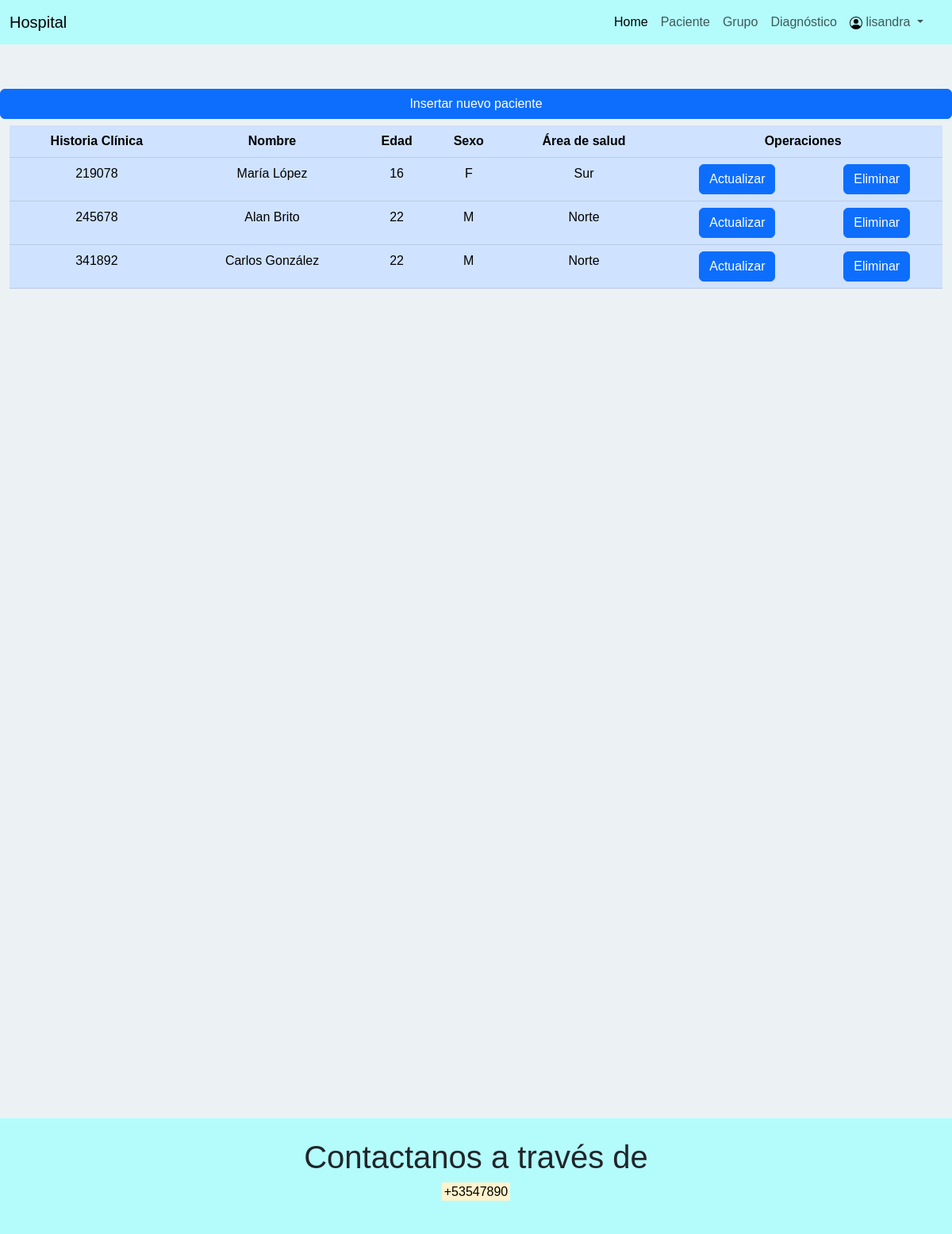
/Hospital/pacientes/ (signed in), run on the app's committed database.
### pacientes/models.py (models this page shows, shortened)
class Paciente(models.Model):
    class Tratamiento(models.TextChoices):
        medico = "Medico", _("Medico")
        alta = "Alta", _("Alta")
        estudio = "Estudio", _("Estudio")
        quirurgico = "Quirurgico", _("Quirurgico")
        urgencia = "Urgencia", _("Urgencia")
    class Sexo(models.TextChoices):
        masculino = "M", _("M")
        femenino = "F", _("F")
        otro = "Otro", _("Otro")
    historia = models.CharField(max_length=6, unique=True)
    ci = models.CharField(max_length=11, unique=True)
    nombre = models.CharField(max_length=30)
    apellidos = models.CharField(max_length=30)
    edad = models.PositiveIntegerField()
    sexo = models.CharField(max_length=10, choices=Sexo)
    direccion = models.CharField(max_length=60, blank=True)
    area_de_salud = models.CharField(max_length=20)
    descripcion = models.TextField(max_length=255, blank=True, null=True)
    class Meta:
        db_table = 'Paciente'
        verbose_name = 'paciente'
        verbose_name_plural = 'pacientes'
        ordering = ['historia']
        permissions = (("es_secretaria", "Puede administrar"),)

### pacientes/views.py (the view)
# urls.py: path('Hospital/pacientes/', views.ListarPacientes.as_view(), name='pacientes_lista'),
class ListarPacientes(ListView, LoginRequiredMixin):
    model = Paciente
    template_name = "pacientes/lista.html"
    login_url = "/login/"
    redirect_field_name = "login"

### pacientes/templates/pacientes/lista.html (shortened to what this page needs)
{% extends 'base.html' %}
{% load static %}
{% block content %}
<div class="row justify-content-center align-items-center pt-2">
    <a class="btn btn-primary" href="{% url 'crear_paciente' %}" role="button">Insertar nuevo paciente</a>
    {% if object_list %}
    <div class="table-responsive-sm w-100 pt-2">
        <table class="table table-primary text-sm-center">
            <thead>
                <tr>
                    <th scope="col">Historia Clínica</th>
                    <th scope="col">Nombre</th>
                    <th scope="col">Edad</th>
                    <th scope="col">Sexo</th>
                    <th scope="col">Área de salud</th>
                    <th scope="col" colspan="2">Operaciones</th>
                </tr>
            </thead>
            <tbody>
                {% for paciente in object_list %}
                <tr>
                    <td scope="row">{{paciente.historia}}</td>
                    <td scope="row">{{paciente.nombre}} {{paciente.apellidos}}</td>
                    <td scope="row">{{paciente.edad}}</td>
                    <td scope="row">{{paciente.sexo}}</td>
                    <td scope="row">{{paciente.area_de_salud}}</td>
                    <td scope="row">
                        <a class="btn btn-primary" href="{% url 'actualizar_paciente' pk=paciente.id %}"
                            role="button">Actualizar</a>
                    </td>
                    <td scope="row">
                        <a class="btn btn-primary" href="{% url 'eliminar_paciente' pk=paciente.id %}"
                            role="button">Eliminar</a>
                    </td>
                </tr>
                {% endfor %}
            </tbody>
        </table>
    </div>
    {% else %}
    <p class="pt-2 text-sm-center">No hay pacientes registrados</p>
    {% endif %}
</div>
{% endblock content %}

### gestion/templates/base.html (shortened to what this page needs)
<!DOCTYPE html>
<html lang="en">
<head>
    {% load static %}
    <link rel="stylesheet" href="{% static 'css/sweetalert2/sweetalert2.min.css' %}">
    <link rel="stylesheet" href="{% static 'css/bootstrap/bootstrap.min.css' %}">
    <link rel="stylesheet" href="{% static 'css/style.css' %}">
</head>
<body>
    <header>
        <nav class="navbar navbar-expand-lg">
            <div class="container-fluid">
                <a class="navbar-brand" href="#">Hospital</a>
                <div class="offcanvas offcanvas-end" tabindex="-1" id="offcanvasNavbar"
                    aria-labelledby="offcanvasNavbarLabel">
                    <div class="offcanvas-body">
                        <ul class="navbar-nav justify-content-end flex-grow-1 pe-3">
                            <li class="nav-item">
                                <a class="nav-link active" aria-current="page" href="{% url 'home' %}">Home</a>
                            </li>
                            <li class="nav-item">
                                <a class="nav-link" href="{% url 'pacientes_lista' %}">Paciente</a>
                            </li>
                            <li class="nav-item">
                                <a class="nav-link" href="{% url 'grupos_lista' %}">Grupo</a>
                            </li>
                            <li class="nav-item">
                                <a class="nav-link" href="{% url 'diagnosticos_lista' %}">Diagnóstico</a>
                            </li>
                            <li class="nav-item dropdown">
                                {% if request.user.is_authenticated %}
                                <a class="nav-link dropdown-toggle" href="#" id="dropdownId" data-bs-toggle="dropdown"
                                    aria-haspopup="true" aria-expanded="false">
                                    <img src="{% static 'img/person-circle.svg' %}" alt="user" loading="lazy">
                                    <span>{{user.username}}</span>
                                </a>
                                {% endif %}
                            </li>
                        </ul>
                    </div>
                </div>
            </div>
        </nav>
    </header>
    <main>
        <div class="container-fluid pt-5">{% block content %}{% endblock content %}</div>
    </main>
    <footer>
        <center>
            <h1>Contactanos a través de</h1>
            <p><mark>+53547890</mark></p>
        </center>
    </footer>
</body>
</html>

### gestion/static/css/style.css (style rules this page uses)
body { width: auto; height: auto; font-family: Arial, Helvetica, sans-serif; font-size: medium; background-color: rgb(236, 242, 244); position: relative; }
main { min-height: 1500px; }
footer { position: absolute; width: 100%; bottom: 0; left: 0; padding: 25px 0; }
a:visited, a:link { text-decoration: none; }
header, footer { background-color: rgb(180, 252, 252); }

### data on the page
Paciente: historia "219078", nombre "María", apellidos "López", edad "16", sexo "F", area_de_salud "Sur"
Paciente: historia "245678", nombre "Alan", apellidos "Brito", edad "22", sexo "M", area_de_salud "Norte"
Paciente: historia "341892", nombre "Carlos", apellidos "González", edad "22", sexo "M", area_de_salud "Norte"

### other printed values
{{ user.username }} "lisandra"
